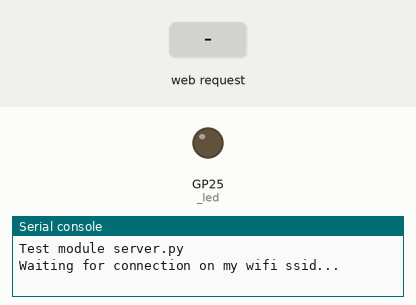
A program run on a simulated Raspberry Pi Pico running MicroPython. Parts: output pins drawn as LEDs (lit = HIGH), the last lines printed to the serial console. The test bench sets the inputs (shaded band). WiFi joins after 1.5 s; threads take turns every 2 ms.

Above: at 0.1 s.
At 2.7 s:
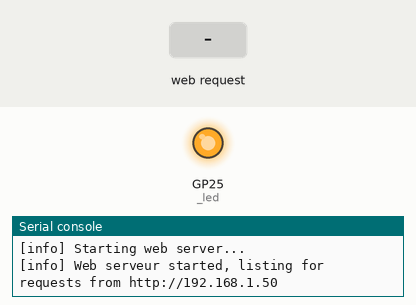
2.8 s: HTTP request GET /?event=test received
4.3 s: HTTP request GET /?event=stop received
6.4 s: HTTP request GET / received
Timing chart, 0 to 9.4 s (numbered marks = the images above; inputs shaded):
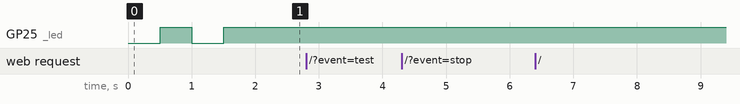

The program:

server.py
```python
import time, socket, _thread
from web.config import LED
from web.log import log_info, log_warn, log_error
from web.wifi import Wifi


class Event():
    """ This class manages event raised by the webserver
        Each event (except event "none") is associated to an action_xxx() method
        TODO: build and override your own action methods

        Args: None

        Attributes:
            EVENT_xxx (srt): static event name
            event_raised (str): name of the event raised
    """

    def __init__(self)-> None:
        #Event names managed by the web server
        #TODO: put as many other different event names as you wish
        self.EVENT_NONE:str = 'none'
        self.EVENT_TEST:str = 'test'
        self.EVENT_STOP:str = 'stop'

        #dictionnary of actions for each event name
        self.actions={
            self.EVENT_NONE: self.action_none,
            self.EVENT_TEST: self.action_test,
            self.EVENT_STOP: self.action_stop,
        }

        self._event_raised = self.EVENT_NONE


    def set_event(self, event:str)-> None:
        """Setter _event_name."""
        self._event_raised = event

    @property
    def event_raised(self)-> str:
        """Getter _event_raised."""
        return self._event_raised

    def action_none(self)-> None:
        """do nothing"""
        pass

    def action_stop(self)-> None:
        """Action raised by event stop."""
        print('Action STOP.')

    def action_test(self)-> None:
        """Action raised by event test."""
        print('Start action TEST.')
        time.sleep(2)
        print('End action TEST.')


class Server():
    """ This class manage the web server.
        Start listing to events in a new thread,
        then start web service in the main thread.

        Args:
            wifi (Wifi): the wifi connection to use (default None)
            event (Event): events managed by the web server
            debug (bool, default False): if True logs are printed.

        Attributes:
            event_raised (str): event name raised by web server
    """

    def __init__(self, wifi:Wifi = None,
                 event: Event =  Event(),
                 debug:bool = False,
        )-> None:
        """ Constructor """
        self._wifi: Wifi = wifi       #wifi connection
        self.debug: bool = debug      #debug mode True/False
        self.event: Event = event     #event raised by the web server
        #static CSS style used by HTML page
        self.CSS_STYLE: str =  """
            <style> html{font-family: Helvetica; display:inline-block; margin: 0px auto; text-align: center;}
                h1{color: #3F1BF4; padding: 2vh;}
                p{font-size: 1.5rem;}
                .button{display: inline-block; background-color: #4286f4; border: blue solid 1px;
                    border-radius: 4px; color: white; padding: 16px 40px;
                    text-decoration: none; font-size: 30px; margin: 2px; cursor: pointer;}
                .button_red{background-color: #b8061c;}
            </style>
        """
        #static <head></head> section used by HTML page
        self.HEAD_HTML: str = f"""
            <head>
                <title>PICO Web Server</title> <meta name="viewport" content="width=device-width, initial-scale=1">
                <link rel="icon" href="data:,">
                { self.CSS_STYLE }
            </head>
        """

        if self._wifi == None:
            log_error('Connect first to a WIFI.', self.debug)
        else:
            #start thread that react to event
            _thread.start_new_thread(self._thread_loop_event, ())

            #start WEB server
            try:
                self._start()
            except KeyboardInterrupt:
                if self.debug:
                    log_warn('KeyboardInterrupt, bye.')
            except OSError as err:
                if self.debug:
                    log_warn(f'something went wrong. {err}')
            finally:
                self._close()
                _thread.exit()
                log_error('Exiting...', self.debug)


    @property
    def _my_html_page(self)-> str:
        """Returns: the html code generated."""
        return self._gen_html()

    @property
    def event_raised(self)-> str:
        """Returns: event.event_raised."""
        return self.event.event_raised

    def _start(self)-> None:
        """Start the server, looping into request."""
        if self.debug:
            log_info('Starting web server...')
        try:
            self._s = socket.socket()
            self._s.bind((self._wifi.ip_adress, 80))
            self._s.listen(1)
        except OSError as err:
            if self.debug:
                log_warn(f'Something went wrong ...{err}')
            self._close()
            log_error('Exiting...', self.debug)
        LED.on()
        if self.debug:
            log_info(f'Web serveur started, listing for requests from http://{self._wifi.ip_adress}')
        self._loop_request() #infinite loop into requests received


    def _loop_request(self)-> None:
        """Infinite loop into requests received."""
        while True:
            conn, addr = self._s.accept()
            if self.debug:
                log_info('Got a connection from %s' % str(addr))
            request = str(conn.recv(1024))
            request_get = request[:request.find('HTTP')] #extract GET request
            if self.debug:
                log_info('Content: '+ request_get)
            self._raise_event(request_get)  # update event based on request received
            response = self._my_html_page    # build a dynamic new HTML page
            conn.send('HTTP/1.1 200 OK\n')
            conn.send('Content-Type: text/html\n')
            conn.send('Connection: close\n\n')
            conn.sendall(response)
            conn.close()

    def _close(self)-> None:
        """Close the server and release ressources."""
        LED.off()
        self._s.close() # mark the socket closed and release all ressource
        if self.debug:
            log_info('Web server is closed.')


    def _thread_loop_event(self)-> None:
        """Infinite loop of actions based on events raised by web server."""
        while True:
            self.event.actions[self.event_raised]()     #run action of the event
            self.event.set_event(self.event.EVENT_NONE) #set event none when action is complete
            time.sleep(0.2)


    def _gen_html(self) -> str:
        """ HTML code generator
            TODO: Override this method with your own
            Returns: the HTML code in str format
        """

        html = f"""<html>
            {self.HEAD_HTML}
            <body>
                <h1>Hello PICO WWWorld!</h1>
                <p>Event raised: <strong> {self.event_raised} </strong></p>
                <p><a href="/?event=test"><button class="button">TEST</button></a></p>
                <p><a href="/?event=stop"><button class="button button_red">STOP</button></a></p>
            </body>
        </html>"""

        return str(html)


    def _raise_event(self, request:str)-> None:
        """ Set event raised, depends on request
            TODO: Override this method with your own
            Args: request (str) is the request read on a socket
        """
        if request.find('GET /?event=test') > -1:
            self.event.set_event(self.event.EVENT_TEST)
        elif request.find('GET /?event=stop') > -1:
            self.event.set_event(self.event.EVENT_STOP)
        else:
            self.event.set_event(self.event.EVENT_NONE)


if  __name__ == '__main__':
    print('Test module server.py')
    try:
        my_nowifi_server=Server()
    except:
        pass
    my_server=Server(wifi=Wifi(), debug=True)
```

config.py
```python
''' config global variables of the web module:
    - WIFI-SSID: wifi ssid to connect
    - WIFI-PASSWORD: my wifi password
    - STATION: is the network.WLAN to activate
    - LED: led of PICO for managing connection status
        blinking: waiting for a wifi connection
        green: web server started
        off: not wifi connexion.
'''

from .led import Led

#########################################
WIFI_SSID = "my wifi ssid"
WIFI_PASSWORD = "my wifi password"
LED = Led()
#########################################
```

log.py
```python
# log management

import sys

def log_error(msg:str ="ERROR", debug:bool = False)-> None:
    if debug:
        print("[CRITICAL ERROR]", msg)
    sys.exit(1)

def log_warn(msg:str ="WARNING")-> None:
    print("[WARNING]", msg)

def log_info(msg:str ="INFO")-> None:
     print("[info]", msg)
```

wifi.py
```python
''' this module try to connect to WIFI_SSID

    args: None

    properties:
    - is_connected: True/False
    - ip_adress: ip adress in str format.

    methods:
    - disconnect(): disconnect from network

'''
from web.config import WIFI_SSID, WIFI_PASSWORD, LED
from web.log import log_error, log_warn, log_info
import time, network, sys

class Wifi:
    '''  connect to WIFI_SSID
    '''
    def __init__(self):
        LED.off()
        self._wlan = network.WLAN(network.STA_IF)
        self._wlan.active(True)
        self._wlan.connect(WIFI_SSID, WIFI_PASSWORD)

        try:
            while not self.is_connected:
                print(f'Waiting for connection on {WIFI_SSID}...')
                time.sleep(0.5)
                LED.blink()
        except KeyboardInterrupt:
            LED.off()
            sys.exit(1)

        LED.on()
        print(f'my ip adress: {self.ip_adress}')

    @property
    def is_connected(self) -> bool:
        return self._wlan.isconnected()

    @property
    def ip_adress(self) -> str:
        return self._wlan.ifconfig()[0]


    def disconnect(self) -> None:
        '''Disconnect from network'''
        self._wlan.disconnect()
        LED.off()
        log_info('Disconnected')

if  __name__ == '__main__':
    print('test module wifi.py')
    my_wifi = Wifi()
    time.sleep(2)
    my_wifi.disconnect()
    print('bye')
```

led.py
```python
''' manage the  PICO LEd

    args: none

    properties:
    - is_on: True/False

    methods
    - off(): switch off the led
    - on(): switch on the led
    - blink(): switch on/off the led to make it blinked
'''

from machine import Pin
import time

class Led:
    def __init__(self)-> None:
        """ constructor """
        self._led = Pin("LED", Pin.OUT) #specific to PICO W
        self.off() #switch off the led.

    @property
    def is_on(self)-> bool:
        return(self._on)

    def off(self)-> None:
        """ Switch off the led. """
        self._led.value(0)
        self._on = False

    def on(self)-> None:
        """Switch on led."""
        self._led.value(1)
        self._on = True

    def blink(self) -> None:
        """Switch on/off led to make it blinked."""
        if self.is_on:
            self.off()
        else:
            self.on()

if  __name__ == '__main__':
    print('test module led.py')
    pico_led = Led()
    pico_led.on()
    time.sleep(3)
    pico_led.blink()
    print('bye')
```
